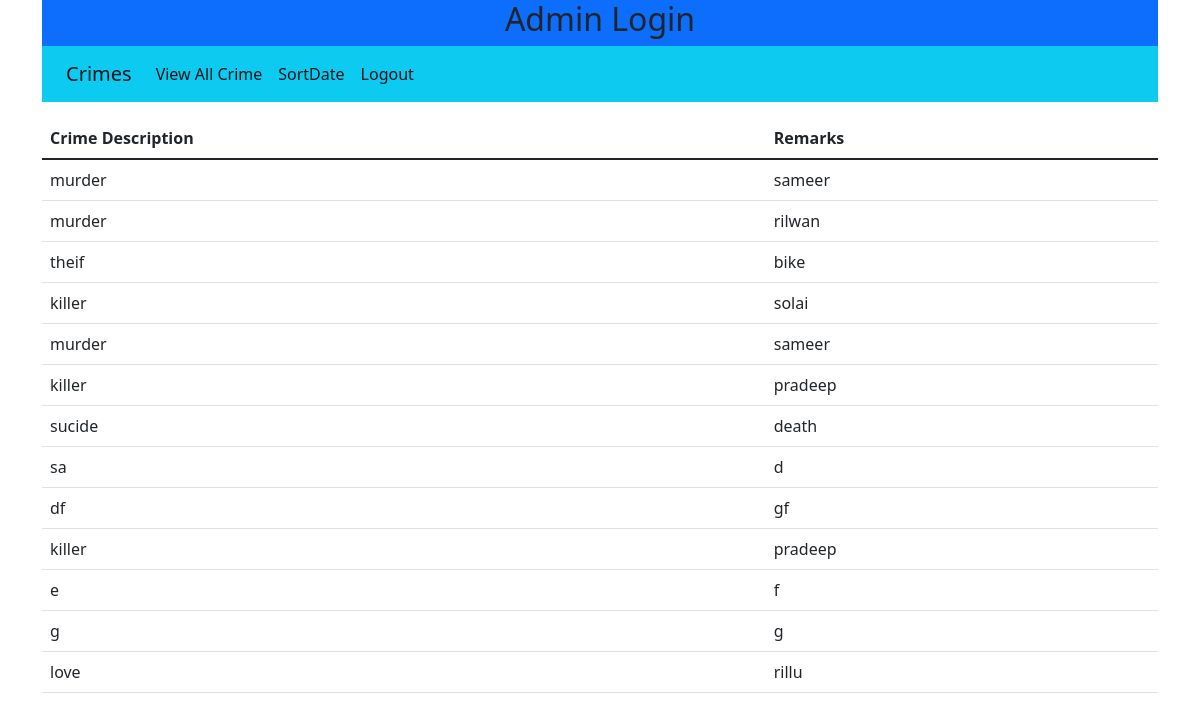
Screenshot of /viewall with the database file from the repository.
### tables this page shows
CREATE TABLE Crime(
                            ID INTEGER primary key autoincrement,
                            Description TEXT,
                            Remarks TEXT,
                            Date TEXT);

### Crime_Reporting.py (the view)
@app.route('/viewall')
def viewall_report():
    cursor = data.cursor()
    count = cursor.execute("select * from Crime")
    result = cursor.fetchall()
    return render_template("viewall.html",crime=result)

### templates/viewall.html
{% extends "base.html"%}
{% block content %}
<div class="container">
    <div class="row"><div class="col col-sm-6 col-md-8 col-lg-10 col-xl-12 col-xxl-12">
        <table class="table">
            <table class="table">
                <thead>
                  <tr>
                    <th scope="col">Crime Description</th>
                    <th scope="col">Remarks</th>
                  </tr>
                </thead>
                <tbody>
                    {% for i in crime %}
                    <tr>
                        <td>{{i[1]}}</td>
                        <td>{{i[2]}}</td>
                    </tr>
                    {% endfor %}
                </tbody>
              </table>
        </table>
    </div></div></div>
{% endblock %}

### templates/base.html (shortened to what this page needs)
<!DOCTYPE html>
<html lang="en">
<head>
    <link href="https://cdn.jsdelivr.net/npm/bootstrap@5.1.3/dist/css/bootstrap.min.css" rel="stylesheet">
</head>
<body>
    <div class="container">
        <div class="row">
            <div class="col col-sm-6 col-md-8 col-lg-10 col-xl-12 col-xxl-12">
                <div class="d-flex justify-content-center bg-primary"> <h2>Admin Login</h2></div>
        <nav class="navbar navbar-expand-lg navbar-light bg-info">
            <div class="container-fluid">
              <a class="navbar-brand">Crimes</a>
              <div class="collapse navbar-collapse" id="navbarNav">
                <ul class="navbar-nav">
                  <li class="nav-item">
                    <a class="nav-link active" aria-current="page" href="/viewall">View All Crime</a>
                  </li>
                  <li class="nav-item">
                    <a class="nav-link active" href="/sortdate">SortDate</a>
                  </li>
                  <li class="nav-item">
                    <a class="nav-link active" href="/logout">Logout</a>
                  </li>
                </ul>
              </div>
            </div>
          </nav>
            </div>
        </div>
    </div>
    {% block content %}
    {% endblock %}
</body>
</html>

### rows the page displays
Crime: Description "murder", Remarks "sameer"
Crime: Description "murder", Remarks "rilwan"
Crime: Description "theif", Remarks "bike"
Crime: Description "killer", Remarks "solai"
Crime: Description "murder", Remarks "sameer"
Crime: Description "killer", Remarks "pradeep"
Crime: Description "sucide", Remarks "death"
Crime: Description "sa", Remarks "d"
Crime: Description "df", Remarks "gf"
Crime: Description "killer", Remarks "pradeep"
Crime: Description "e", Remarks "f"
Crime: Description "g", Remarks "g"
Crime: Description "love", Remarks "rillu"
